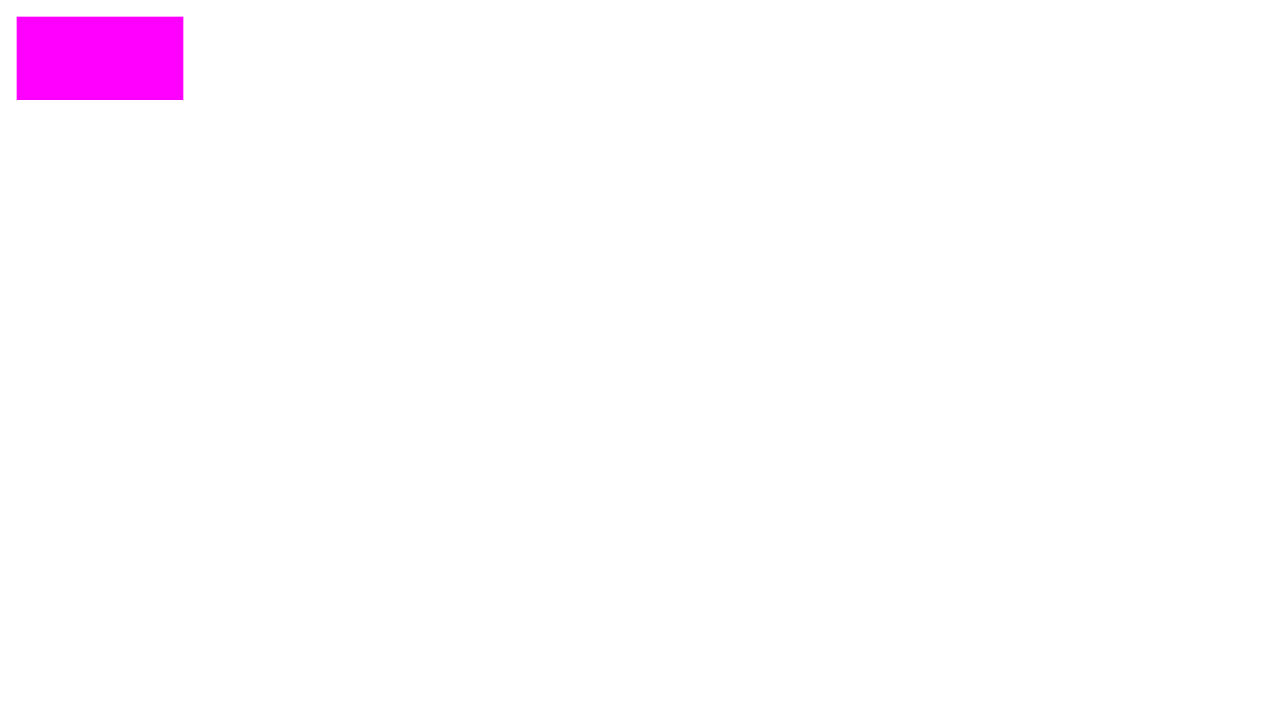
#> input picture 02_bridge_input.png, 3840 x 2160 px, given in place of src_auto.png, which was not available (shown at 1/3 size)
$ python verify_frames.py
#> lines starting #> are read from the running program, lines starting #| are printed output that depends on the picture; pictures that were not available may be replaced by others from this repository, and a replacement may not be noted
"""Numeric verification of the NV2 Gate-2 PoC frames.

Checks:
1. nv2_auto == rotate180(nv2_phys)          -> matrix is a pure 180-deg rotation
2. video layer: nv2_auto ~ src_auto in areas without HUD (MAE small)
3. composed expectation: nv2_auto ~ (src_auto + logical HUD)
"""
from __future__ import annotations

import sys
from pathlib import Path

import numpy as np
from PIL import Image

POC = Path(__file__).resolve().parent


def load(name: str) -> np.ndarray:
#> called with name = 'src_auto.png'
    return np.asarray(Image.open(POC / name).convert("RGB"), dtype=np.float32)
#> call 2 of load, with name = 'nv2_auto.png'
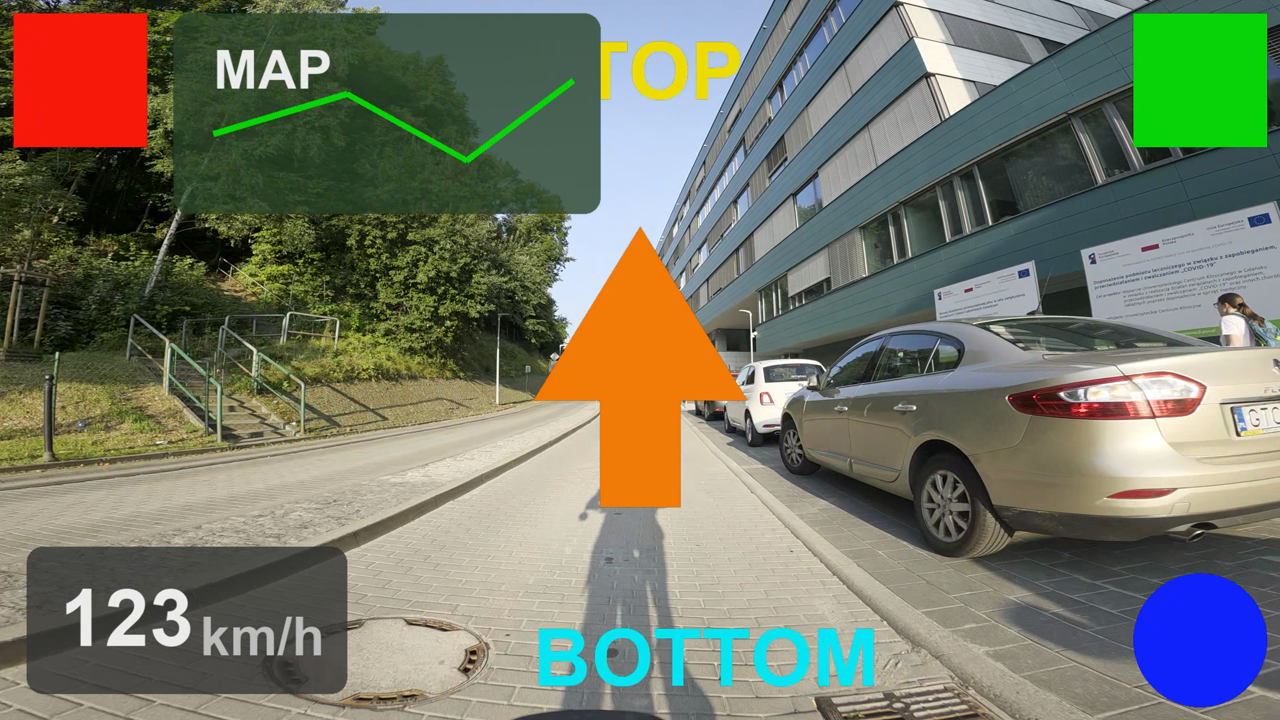
#> input picture Raporty/NVIDIA_NV2/poc/nv2_auto.png, 1280 x 720 px
#> call 3 of load, with name = 'nv2_phys.png'
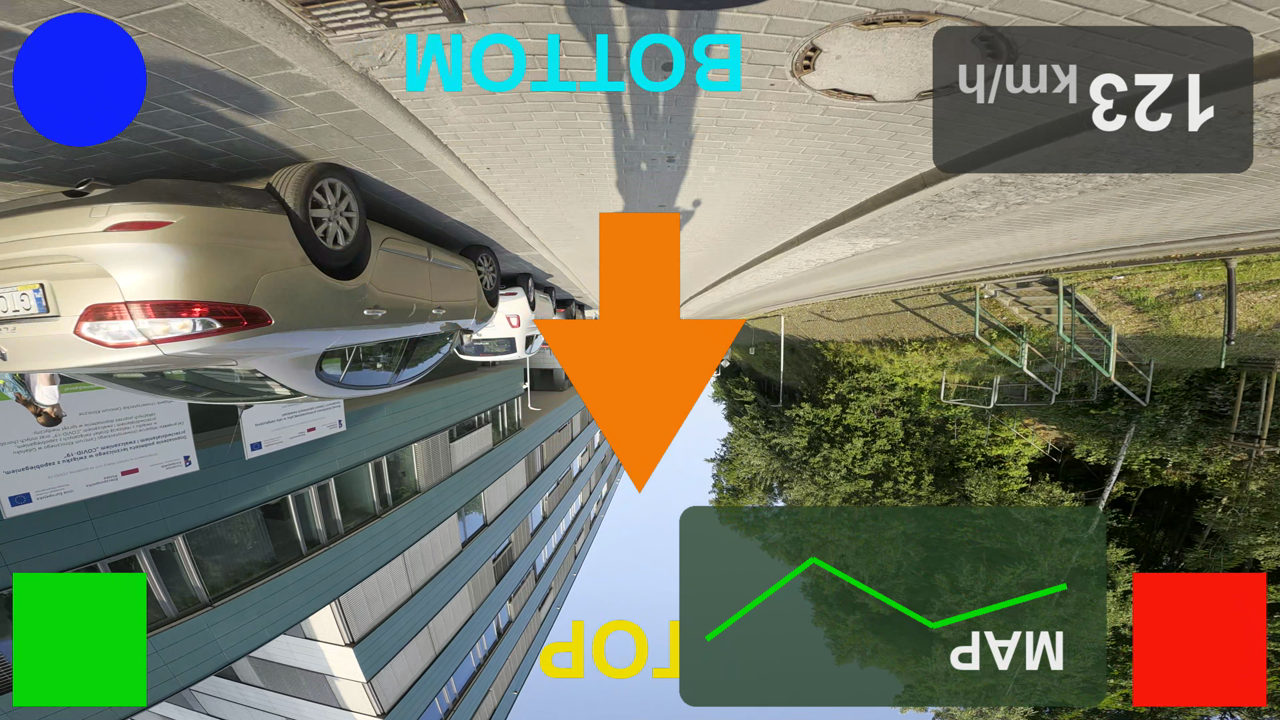
#> input picture Raporty/NVIDIA_NV2/poc/nv2_phys.png, 1280 x 720 px
#> call 4 of load, with name = 'hud_logical_720.png'
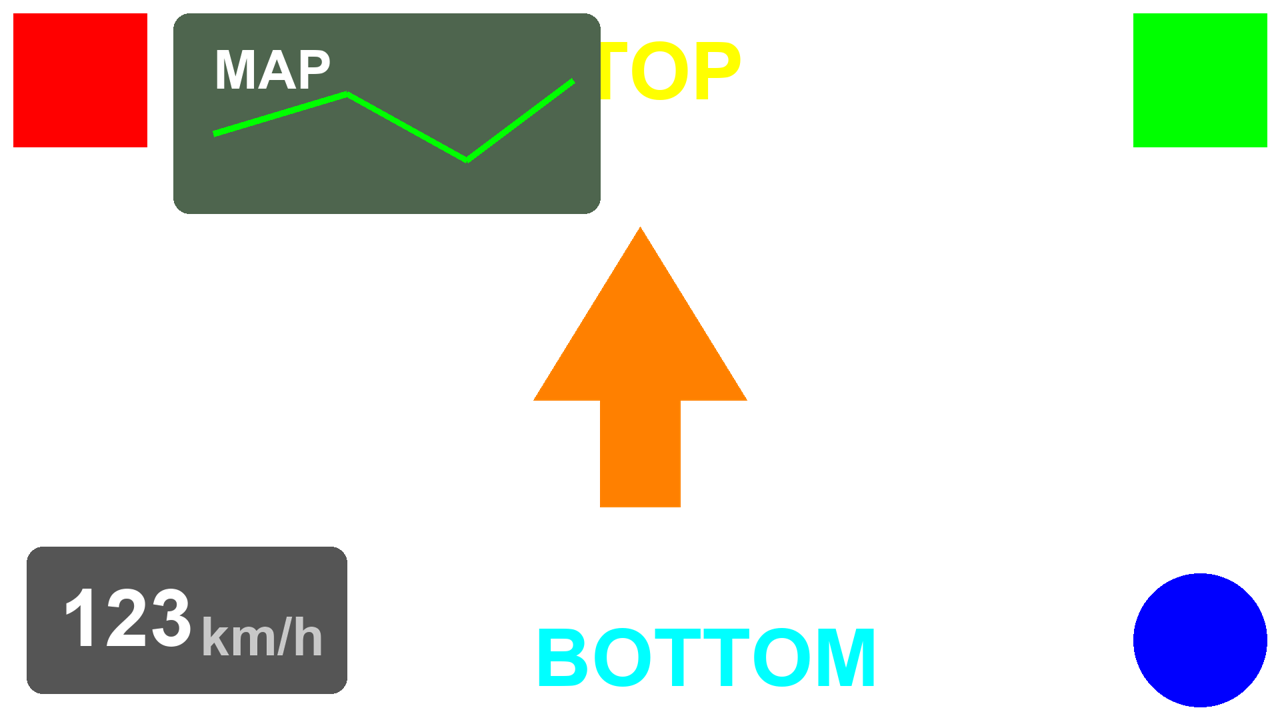
#> input picture Raporty/NVIDIA_NV2/poc/hud_logical_720.png, 1280 x 720 px
#> in load (call 4), `return np.asarray(Image.open(POC / name).convert("RGB"), dtype=np.floa..`:
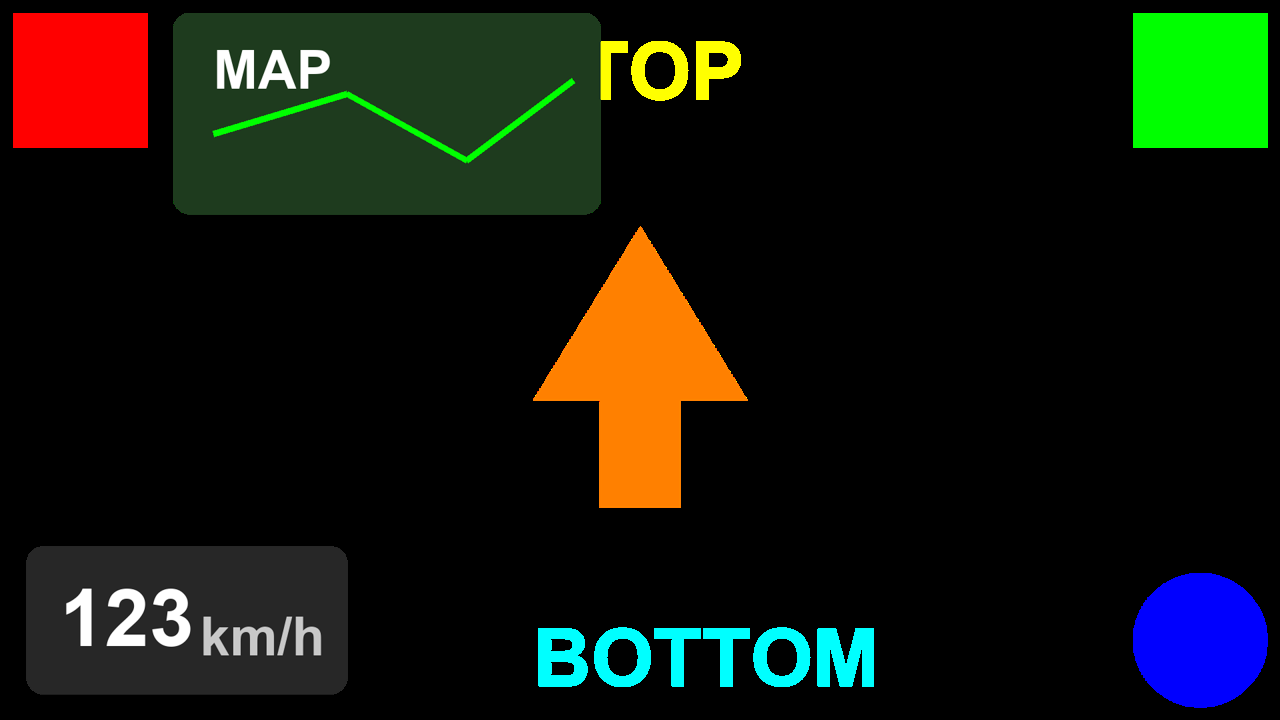
#> returned value: shape (720, 1280, 3) float32; mean of channels 0, 1, 2 20.3, 22.8, 13.4; drawn as R, G, B


def mae_max(a: np.ndarray, b: np.ndarray) -> tuple[float, float, float, float]:
    d = np.abs(a - b)
    n_gt1 = float((d > 1).mean() * 100)
#> n_gt1 = 0.00094
    n_gt4 = float((d > 4).mean() * 100)
#> n_gt4 = 0
    return float(d.mean()), float(d.max()), n_gt1, n_gt4


def main() -> None:
    src_auto = load("src_auto.png")          # source, rotation applied (upright)
    nv2_auto = load("nv2_auto.png")          # NV2 output, rotation applied
    nv2_phys = load("nv2_phys.png")          # NV2 output, physical (upside down)
    hud = load("hud_logical_720.png")        # logical HUD

    # 1) physical == auto rotated 180
    nv2_phys_rot = np.ascontiguousarray(nv2_phys[::-1, ::-1])
    print("nv2_phys == rotate180(nv2_auto): MAE=%.4f MAX=%.2f n>1=%.2f%% n>4=%.2f%%" % mae_max(nv2_phys_rot, nv2_auto))
#| nv2_phys == rotate180(nv2_auto): MAE=0.0000 MAX=2.00 n>1=0.00% n>4=0.00%

    # 2) video-only consistency: source vs NV2 (HUD regions excluded implicitly by MAE)
    print("src_auto vs nv2_auto (full frame): MAE=%.4f MAX=%.2f n>1=%.2f%% n>4=%.2f%%" % mae_max(src_auto, nv2_auto))

    # 3) composed expectation: src_auto + logical HUD
    exp = src_auto.copy()
    alpha = np.asarray(Image.open(POC / "hud_logical.png").convert("RGBA"))[:, :, 3].astype(np.float32) / 255.0
    a720 = np.asarray(Image.open(POC / "hud_logical.png").convert("RGBA").resize((1280, 720)))[:, :, 3].astype(np.float32) / 255.0
    # recompute expected with 720 hud alpha (avoid mismatch)
    hud_rgb = hud.copy()
    for c in range(3):
        exp[:, :, c] = exp[:, :, c] * (1.0 - a720) + hud_rgb[:, :, c] * a720
    print("src+logicalHUD vs nv2_auto: MAE=%.4f MAX=%.2f n>1=%.2f%% n>4=%.2f%%" % mae_max(exp, nv2_auto))


if __name__ == "__main__":
#> (the run stopped early here; a loop or call above may not have finished)
